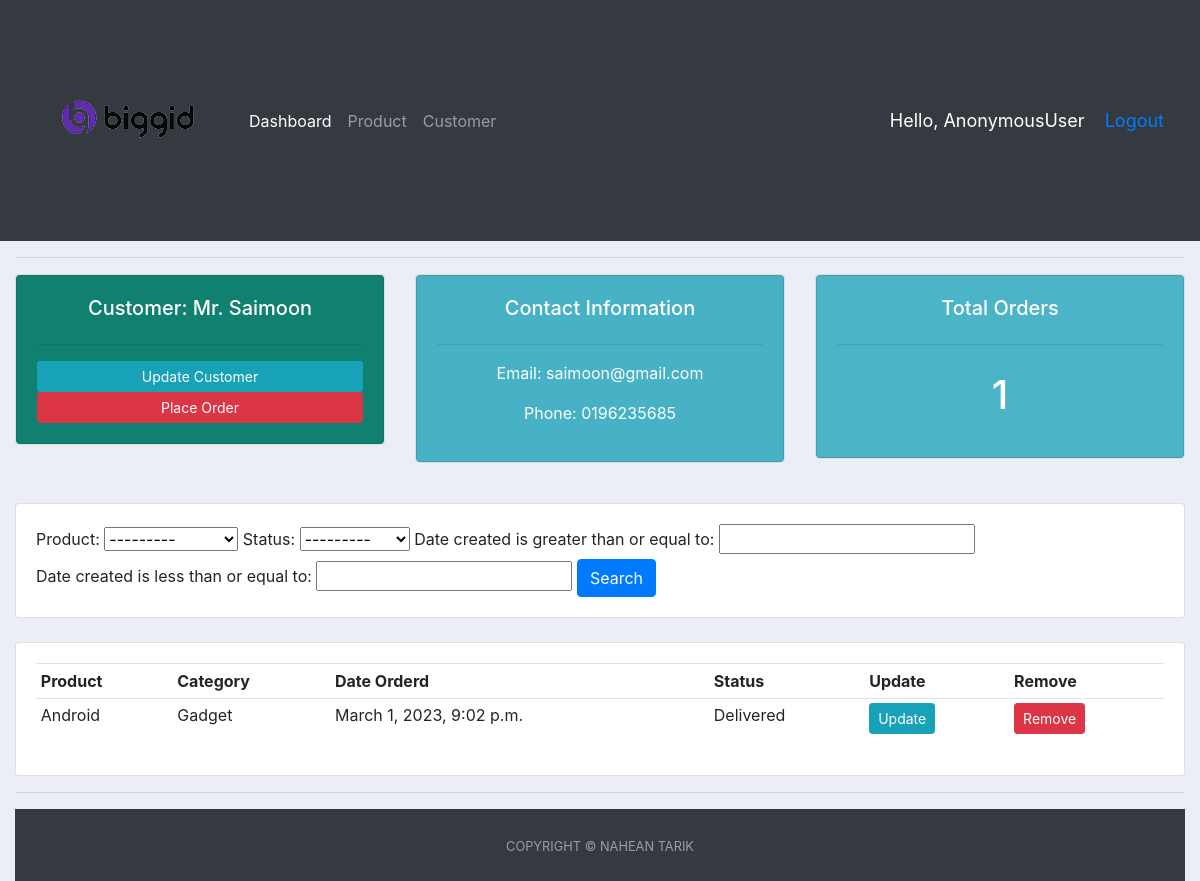
Page /customer/2/ on the earlier database version.
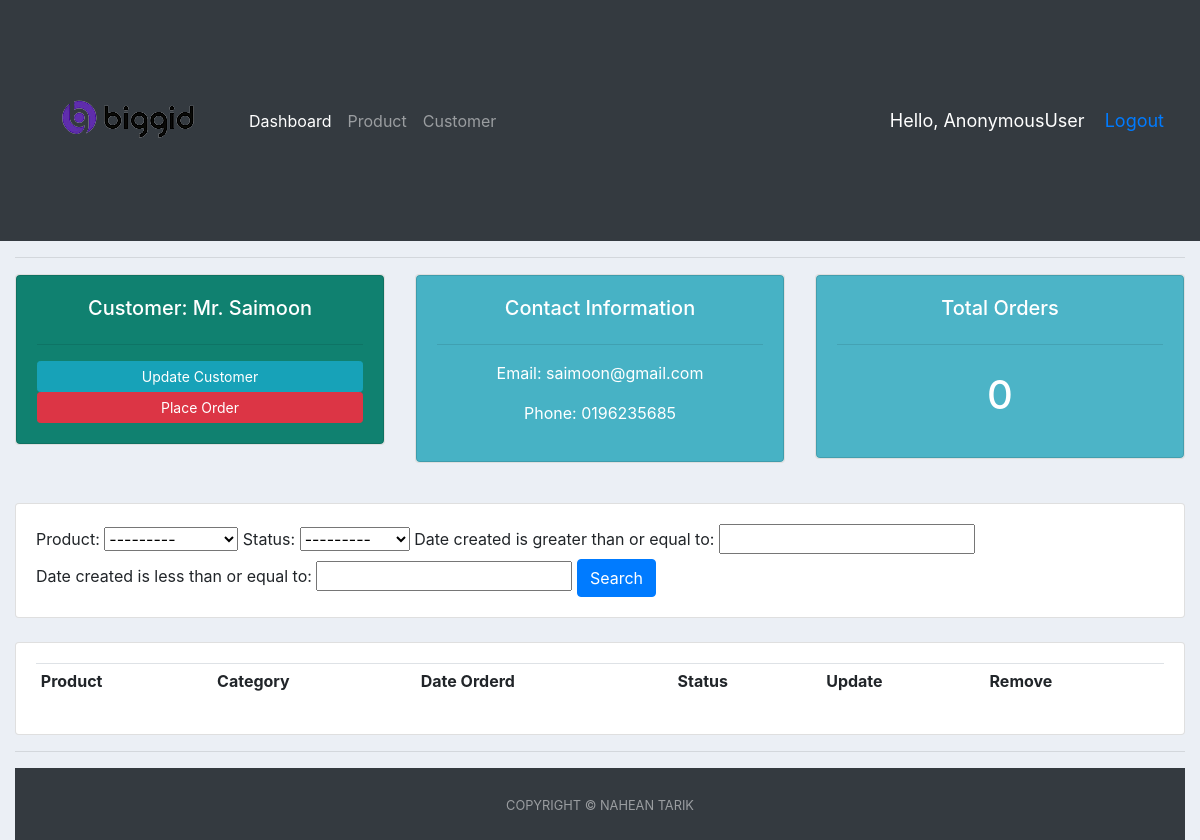
Same page on the later database version.
### accounts/models.py (models this page shows, shortened)
class Customer(models.Model):
    name = models.CharField(max_length=200, null=True)
    phone = models.CharField(max_length=200, null=True)
    email = models.CharField(max_length=200, null=True)
    date_created = models.DateTimeField(auto_now_add=True, null=True)

class Order(models.Model):
    STATUS = (
        ('Pending', 'Pending'),
        ('On Process', 'On Process'),
        ('Delivered', 'Delivered'),
    )
    customer = models.ForeignKey(
        Customer, null=True, on_delete=models.SET_NULL)
    product = models.ForeignKey(Product, null=True, on_delete=models.SET_NULL)
    date_created = models.DateTimeField(auto_now_add=True, null=True)
    status = models.CharField(max_length=200, null=True, choices=STATUS)

class Product(models.Model):
    CATEGORY = (
        ('Food', 'Food'),
        ('Outdoor Item', 'Outdoor Item'),
        ('Gadget', 'Gadget'),
    )
    name = models.CharField(max_length=200, null=True)
    price = models.FloatField(null=True)
    category = models.CharField(max_length=200, null=True, choices=CATEGORY)
    Description = models.CharField(max_length=200, null=True, blank=True)
    date_created = models.DateTimeField(auto_now_add=True, null=True)
    tags = models.ManyToManyField(Tag)
    def __str__(self):
        return self.name

### accounts/views.py (the view)
# urls.py: path('customer/<str:cng>/', views.customer, name='customer'),
def customer(request, cng):
    customer = Customer.objects.get(id=cng)
    orders = customer.order_set.all()
    myFilters = OrderFilters(request.GET, queryset=orders)
    orders = myFilters.qs
    total_orders = orders.count()
    context = {'orders': orders, 'customer': customer,
               'total_orders': total_orders, 'myFilters': myFilters}
    return render(request, 'accounts/customer.html', context)

### accounts/templates/accounts/customer.html
{% extends 'accounts/main.html' %} {% block content %}
<div class="row">
  <div class="col-md">
    <div class="card text-center text-white mb-3" id="Customer">
      <div class="card card-body" style="background-color: #108170">
        <h5>Customer: {{customer.name}}</h5>
        <hr />
        <a class="btn btn-sm btn-info" href="">Update Customer</a>
        <a
          class="btn btn-sm btn-danger"
          href="{% url 'create_order' customer.id %}"
          >Place Order</a
        >
      </div>
    </div>
  </div>
  <div class="col-md">
    <div class="card text-center text-white mb-3" id="Customer">
      <div class="card card-body" style="background-color: #47b2c5">
        <h5>Contact Information</h5>
        <hr />
        <p>Email: {{customer.email}}</p>
        <p>Phone: {{customer.phone}}</p>
      </div>
    </div>
  </div>
  <div class="col-md">
    <div class="card text-center text-white mb-3" id="Customer">
      <div class="card card-body" style="background-color: #4cb4c7">
        <h5>Total Orders</h5>
        <hr />
        <h1 style="text-align: center; padding: 10px">{{total_orders}}</h1>
      </div>
    </div>
  </div>
</div>
<br />
<div class="row">
  <div class="col">
    <div class="card card-body">
      <form method="get">
        {{myFilters.form}}
        <button class="btn btn-primary" type="submit">Search</button>
      </form>
    </div>
  </div>
</div>
<br />
<div class="row">
  <div class="col-md">
    <div class="card card-body">
      <table class="table table-sm">
        <tr>
          <th>Product</th>
          <th>Category</th>
          <th>Date Orderd</th>
          <th>Status</th>
          <th>Update</th>
          <th>Remove</th>
        </tr>
        {% for i in orders %}
        <tr>
          <td>{{i.product}}</td>
          <td>{{i.product.category}}</td>
          <td>{{i.date_created}}</td>
          <td>{{i.status}}</td>
          <td>
            <a class="btn btn-sm btn-info" href="{% url 'update_order' i.id %}"
              >Update</a
            >
          </td>
          <td>
            <a
              class="btn btn-sm btn-danger"
              href="{% url 'customer_order_delete' i.id %}"
              >Remove</a
            >
          </td>
        </tr>
        {% endfor %}
      </table>
    </div>
  </div>
</div>
{% endblock %}

### accounts/templates/accounts/main.html (shortened to what this page needs)
{% load static %}
<!DOCTYPE html>
<html lang="en">
  <head>
    <link
      rel="stylesheet"
      href="https://cdn.jsdelivr.net/npm/bootstrap@4.4.1/dist/css/bootstrap.min.css"
    />
  </head>
  <body>
    {% include 'accounts/navbar.html' %}
    <div class="container-fluid">
    <hr />
    {% block content %} {% endblock %}
    <hr />
    {% include 'accounts/footer.html' %}
  </body>
</html>

### accounts/templates/accounts/navbar.html (shortened to what this page needs)
{% load static %}
<nav class="navbar navbar-expand-lg navbar-dark bg-dark">
  <img src="{% static '/static/image/im1.png' %}">
    <div class="collapse navbar-collapse" id="navbarNav">
      <ul class="navbar-nav">
        <li class="nav-item active">
          <a class="nav-link" href="{% url 'home' %}">Dashboard <span class="sr-only">(current)</span></a>
        </li>
        <li class="nav-item">
          <a class="nav-link" href="{% url 'product' %}">Product</a>
        </li>
      <li class="nav-item">
        <a class="nav-link" href="{% url 'customer_page' %}">Customer</a>
      </li>
    </div>
    <span class="hello-msg">Hello, {{request.user}}</span>
    <span class="hello-msg"><a href="{% url 'logout' %}">Logout</a></span>
  </nav>

### accounts/templates/accounts/footer.html
<footer
  id="sticky-footer"
  class="flex-shrink-0 py-4 bg-dark text-white-50 footer-expand-lg"
>
  <div class="container text-center">
    <small>COPYRIGHT &copy; NAHEAN TARIK </small>
  </div>
</footer>

### accounts/templates/accounts/main.html (style rules this page uses)
body { background-color: #ebeff5; }

### accounts/templates/accounts/navbar.html (style rules this page uses)
.hello-msg { font-size: 18px; color: white; margin-right: 20px; }

Differences in the rows shown:
removed Order: product "Android", product.category "Gadget", date_created "March 1, 2023, 9:02 p.m.", status "Delivered"
Other differences:
{{ total_orders }}: "1" → "0"
